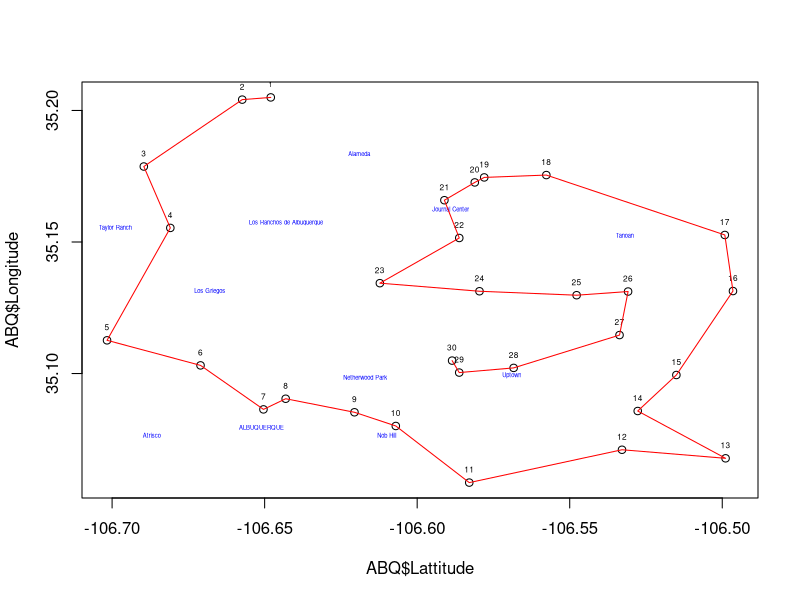

Reproduce this figure in R.
#set your working directory


#import ABQ data
ABQ=read.csv("ABQ.csv",header = TRUE)
View(ABQ)

#sort the ABQ data in path order to create the path
ABQorder=ABQ[order(ABQ$path),]
View(ABQorder)

#import the coordinates of the area labels
ABQcoord=read.csv("ABQcoord.csv",header = TRUE)
View(ABQcoord)

#plot the map
plot(ABQ$Lattitude,ABQ$Longitude)
text(x=ABQ$Lattitude,y=ABQ$Longitude,labels=ABQ$path,pos = 3,cex = 0.5)
text(x=ABQcoord$Lattitude,y=ABQcoord$Longitude,labels=ABQcoord$Name,pos=1,cex=0.35,col="blue")
lines(ABQorder$Lattitude,ABQorder$Longitude,col="red")
